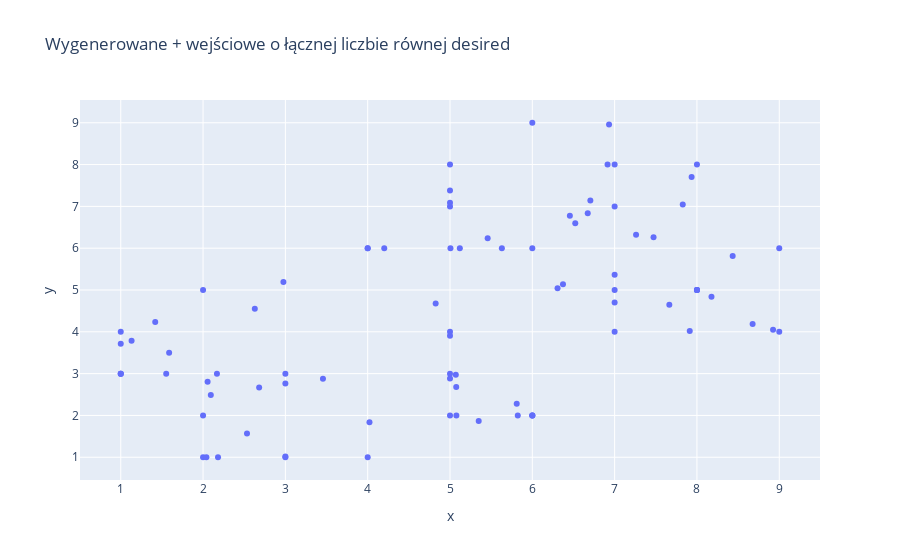

This figure's notebook cell:
### Code cell
fig = px.scatter(x= temp_Cluter_OUT[0], y= temp_Cluter_OUT[1], title= 'Wygenerowane + wejściowe o łącznej liczbie równej desired')
fig.show()
len(temp_Cluter_OUT[0])

### Figure 1 — Plotly figure (JSON) as saved in the notebook; plotly's stock layout.template omitted (floating-point values rounded to 4 significant figures)
{"data": [{"hovertemplate": "x=%{x}<br>y=%{y}<extra></extra>", "legendgroup": "", "marker": {"color": "#636efa", "symbol": "circle"}, "mode": "markers", "name": "", "orientation": "v", "showlegend": false, "type": "scatter", "x": [1, 3, 2, 4, 6, 2, 1, 3, 6, 4, 5, 1, 5, 2, 6, 8, 7, 9, 5, 8, 6, 8, 7, 9, 5, 7, 4, 5, 7, 1, 1.588, 3, 2.04, 2.094, 2.534, 4.201, 5.119, 5.076, 5.077, 1.419, 2.629, 1.132, 1, 3, 2.055, 5.349, 6, 3.457, 4.022, 5.071, 5.811, 2.169, 1.552, 5.823, 5, 2.182, 2.681, 5.006, 6.307, 8, 8.177, 6.456, 7.935, 8.434, 7.473, 4.826, 5, 7.828, 7.26, 6.705, 6.932, 7.913, 8, 6.522, 6.673, 8.925, 8.676, 5, 5.458, 6.373, 7, 5.63, 2.976, 6.914, 5, 7.665, 7], "xaxis": "x", "y": [3, 1, 2, 6, 2, 5, 4, 3, 2, 1, 3, 3, 2, 1, 6, 5, 7, 6, 4, 8, 9, 5, 8, 4, 7, 5, 6, 8, 4, 3, 3.501, 2.762, 1, 2.487, 1.569, 6, 6, 2.683, 2, 4.234, 4.549, 3.785, 3.712, 1.016, 2.808, 1.865, 2, 2.876, 1.838, 2.972, 2.28, 3, 3, 2, 2.884, 1, 2.669, 6, 5.041, 5, 4.837, 6.775, 7.704, 5.816, 6.264, 4.676, 3.906, 7.046, 6.323, 7.14, 8.961, 4.018, 5, 6.599, 6.834, 4.052, 4.186, 7.085, 6.235, 5.138, 5.363, 6, 5.194, 8, 7.377, 4.65, 4.704], "yaxis": "y"}], "layout": {"legend": {"tracegroupgap": 0}, "title": {"text": "Wygenerowane + wejściowe o łącznej liczbie równej desired"}, "xaxis": {"anchor": "y", "domain": [0, 1], "title": {"text": "x"}}, "yaxis": {"anchor": "x", "domain": [0, 1], "title": {"text": "y"}}}}
